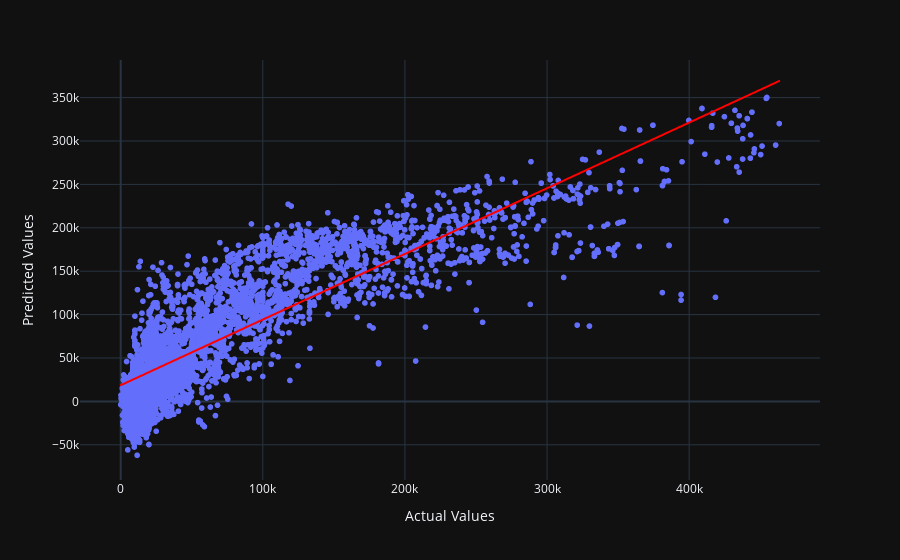
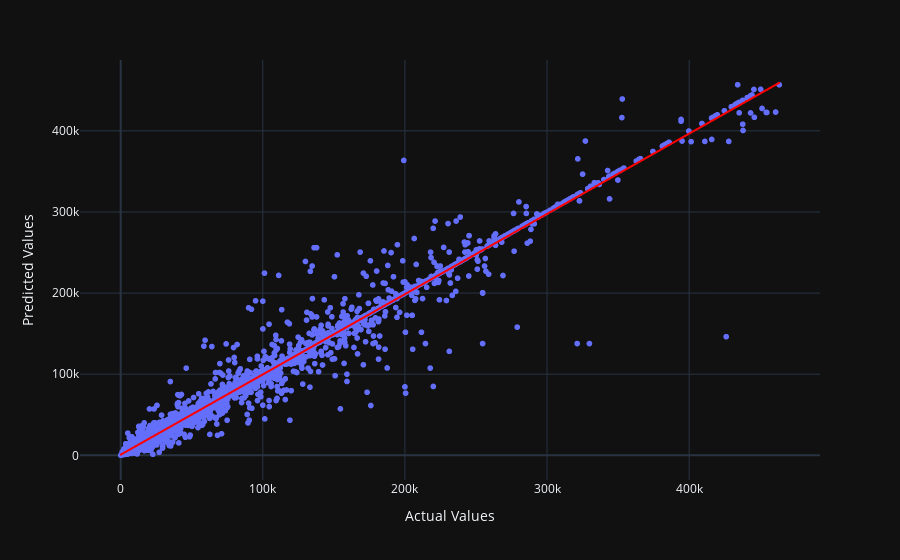
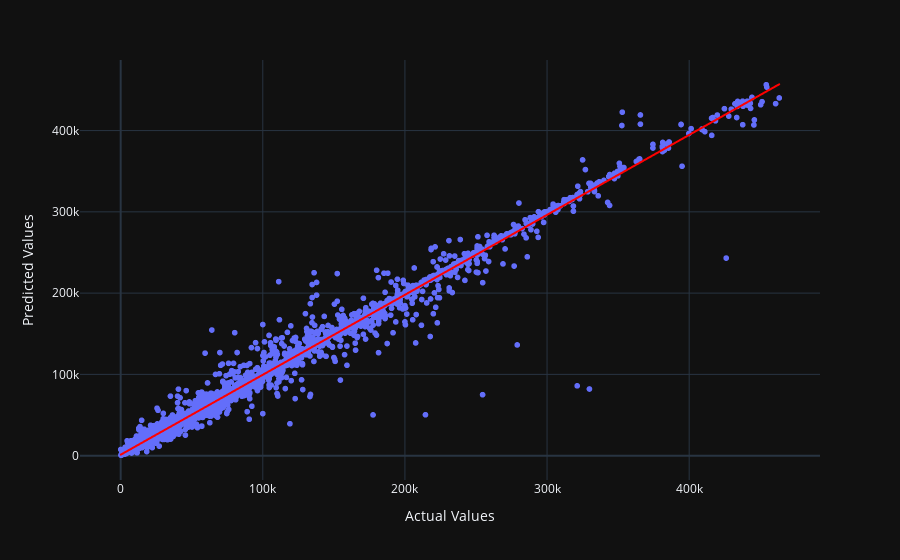
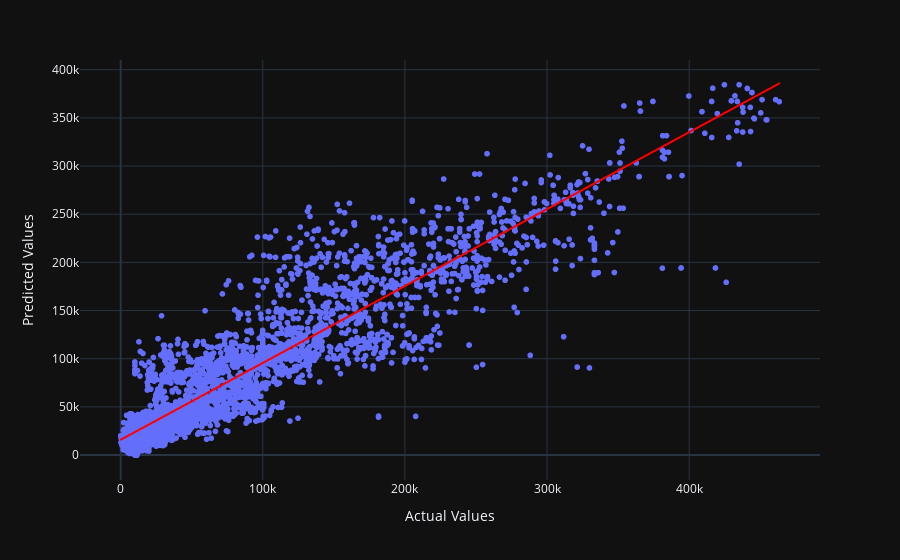

Notebook cell for these charts, in order:
### Code cell
# Loops through the list of machine learning models above  
for name, model in models :
    # Train Model  
    model.fit(x_train, y_train)  
    # Make Predictions   
    y_pred = model.predict(x_test)                      
    
    accuracy = model.score(x_test, y_test)
    MSE = mean_squared_error(y_test, y_pred)
    R2_score = r2_score(y_test, y_pred)
    # Add all metrics of model to a list    
    results.append((name, accuracy, MSE, R2_score))     
    
    acc = (model.score(x_train , y_train) * 100)
    print(f'Accuracy of {name} Model Train is {acc:.2f}')
    acc = (model.score(x_test , y_test) * 100)
    print(f'Accuracy of the {name} Model Test is {acc:.2f}')  
    
    data = {'y_test' : [y_test], 
            'y_pred' : [y_pred]} 
    data_df = pd.DataFrame(data)
    
    fig = px.scatter(data_df, x = y_test, y = y_pred, 
                     labels = {'x' : 'Actual Values', 'y' : 'Predicted Values'},  
                     trendline = 'ols', trendline_color_override = 'red', 
                     template = 'plotly_dark')
    fig.show()

### Figure 1 — Plotly figure (JSON) as saved in the notebook; plotly's stock layout.template omitted (floating-point values rounded to 4 significant figures; data arrays with more than 128 entries replaced by an {"elided": "..."} marker saying what was removed)
{"data": [{"hovertemplate": "Actual Values=%{x}<br>Predicted Values=%{y}<extra></extra>", "legendgroup": "", "marker": {"color": "#636efa", "symbol": "circle"}, "mode": "markers", "name": "", "showlegend": false, "x": {"elided": "5649 int values"}, "xaxis": "x", "y": {"elided": "5649 float values"}, "yaxis": "y", "type": "scattergl"}, {"hovertemplate": "<b>OLS trendline</b><br>y = 0.756385 * x + 18635.1<br>R<sup>2</sup>=0.751400<br><br>Actual Values=%{x}<br>Predicted Values=%{y} <b>(trend)</b><extra></extra>", "legendgroup": "", "line": {"color": "red"}, "marker": {"color": "#636efa", "symbol": "circle"}, "mode": "lines", "name": "", "showlegend": false, "x": {"elided": "5649 int values"}, "xaxis": "x", "y": {"elided": "5649 float values"}, "yaxis": "y", "type": "scattergl"}], "layout": {"xaxis": {"anchor": "y", "domain": [0, 1], "title": {"text": "Actual Values"}, "type": "linear", "range": [-28540.0, 492000.0], "autorange": true}, "yaxis": {"anchor": "x", "domain": [0, 1], "title": {"text": "Predicted Values"}, "type": "linear", "range": [-92190.0, 393400.0], "autorange": true}, "legend": {"tracegroupgap": 0}, "margin": {"t": 60}, "autosize": true}}

### Figure 2 — Plotly figure (JSON) as saved in the notebook; plotly's stock layout.template omitted (floating-point values rounded to 4 significant figures; data arrays with more than 128 entries replaced by an {"elided": "..."} marker saying what was removed)
{"data": [{"hovertemplate": "Actual Values=%{x}<br>Predicted Values=%{y}<extra></extra>", "legendgroup": "", "marker": {"color": "#636efa", "symbol": "circle"}, "mode": "markers", "name": "", "showlegend": false, "x": {"elided": "5649 int values"}, "xaxis": "x", "y": {"elided": "5649 int values"}, "yaxis": "y", "type": "scattergl"}, {"hovertemplate": "<b>OLS trendline</b><br>y = 0.989484 * x + 744.851<br>R<sup>2</sup>=0.978355<br><br>Actual Values=%{x}<br>Predicted Values=%{y} <b>(trend)</b><extra></extra>", "legendgroup": "", "line": {"color": "red"}, "marker": {"color": "#636efa", "symbol": "circle"}, "mode": "lines", "name": "", "showlegend": false, "x": {"elided": "5649 int values"}, "xaxis": "x", "y": {"elided": "5649 float values"}, "yaxis": "y", "type": "scattergl"}], "layout": {"xaxis": {"anchor": "y", "domain": [0, 1], "title": {"text": "Actual Values"}, "type": "linear", "range": [-28540.0, 492000.0], "autorange": true}, "yaxis": {"anchor": "x", "domain": [0, 1], "title": {"text": "Predicted Values"}, "type": "linear", "range": [-32300.0, 489200.0], "autorange": true}, "legend": {"tracegroupgap": 0}, "margin": {"t": 60}, "autosize": true}}

### Figure 3 — Plotly figure (JSON) as saved in the notebook; plotly's stock layout.template omitted (floating-point values rounded to 4 significant figures; data arrays with more than 128 entries replaced by an {"elided": "..."} marker saying what was removed)
{"data": [{"hovertemplate": "Actual Values=%{x}<br>Predicted Values=%{y}<extra></extra>", "legendgroup": "", "marker": {"color": "#636efa", "symbol": "circle"}, "mode": "markers", "name": "", "showlegend": false, "x": {"elided": "5649 int values"}, "xaxis": "x", "y": {"elided": "5649 float values"}, "yaxis": "y", "type": "scattergl"}, {"hovertemplate": "<b>OLS trendline</b><br>y = 0.983815 * x + 1135.69<br>R<sup>2</sup>=0.984814<br><br>Actual Values=%{x}<br>Predicted Values=%{y} <b>(trend)</b><extra></extra>", "legendgroup": "", "line": {"color": "red"}, "marker": {"color": "#636efa", "symbol": "circle"}, "mode": "lines", "name": "", "showlegend": false, "x": {"elided": "5649 int values"}, "xaxis": "x", "y": {"elided": "5649 float values"}, "yaxis": "y", "type": "scattergl"}], "layout": {"xaxis": {"anchor": "y", "domain": [0, 1], "title": {"text": "Actual Values"}, "type": "linear", "range": [-28540.0, 492000.0], "autorange": true}, "yaxis": {"anchor": "x", "domain": [0, 1], "title": {"text": "Predicted Values"}, "type": "linear", "range": [-31840.0, 488700.0], "autorange": true}, "legend": {"tracegroupgap": 0}, "margin": {"t": 60}, "autosize": true}}

### Figure 4 — Plotly figure (JSON) as saved in the notebook; plotly's stock layout.template omitted (floating-point values rounded to 4 significant figures; data arrays with more than 128 entries replaced by an {"elided": "..."} marker saying what was removed)
{"data": [{"hovertemplate": "Actual Values=%{x}<br>Predicted Values=%{y}<extra></extra>", "legendgroup": "", "marker": {"color": "#636efa", "symbol": "circle"}, "mode": "markers", "name": "", "showlegend": false, "x": {"elided": "5649 int values"}, "xaxis": "x", "y": {"elided": "5649 float values"}, "yaxis": "y", "type": "scattergl"}, {"hovertemplate": "<b>OLS trendline</b><br>y = 0.798226 * x + 15852.1<br>R<sup>2</sup>=0.871275<br><br>Actual Values=%{x}<br>Predicted Values=%{y} <b>(trend)</b><extra></extra>", "legendgroup": "", "line": {"color": "red"}, "marker": {"color": "#636efa", "symbol": "circle"}, "mode": "lines", "name": "", "showlegend": false, "x": {"elided": "5649 int values"}, "xaxis": "x", "y": {"elided": "5649 float values"}, "yaxis": "y", "type": "scattergl"}], "layout": {"xaxis": {"anchor": "y", "domain": [0, 1], "title": {"text": "Actual Values"}, "type": "linear", "range": [-28540.0, 492000.0], "autorange": true}, "yaxis": {"anchor": "x", "domain": [0, 1], "title": {"text": "Predicted Values"}, "type": "linear", "range": [-27470.0, 411700.0], "autorange": true}, "legend": {"tracegroupgap": 0}, "margin": {"t": 60}, "autosize": true}}
